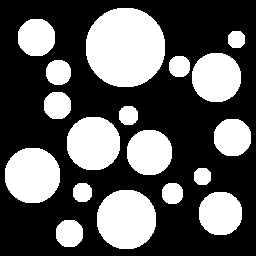
%> input picture Images/circles.png, 256 x 256 px
$ octave q4.m   (GNU Octave 9; MATLAB toolbox functions it lacks are replaced by stand-ins)
%> lines starting %> are read from the running program, lines starting %| are printed output that depends on the picture; in (x1, y1, x2, y2) boxes, pixels count from 0 and x2, y2 are one past the last pixel; in counts of white or black regions, pixels touching at a corner belong together; the program's own positions count from 1
c1=imread('circles.png');
%> c1: size 256x256 logical; 35.9% white; 18 white regions, largest, box (x1, y1, x2, y2) and area: (86, 8, 165, 87) 5013, (97, 190, 156, 249) 2809, (5, 148, 60, 203) 2449
c2=imread('circles2.png');
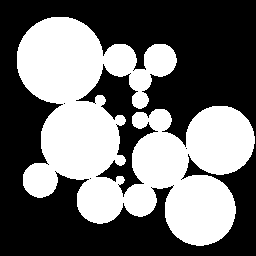
%> input picture Images/circles2.png, 256 x 256 px
%> c2 is the input picture: size 256x256 uint8; 42.9% white; 1 white region, box (x1, y1, x2, y2) and area: (17, 17, 255, 246) 28135
m=imread('morph_text.png');
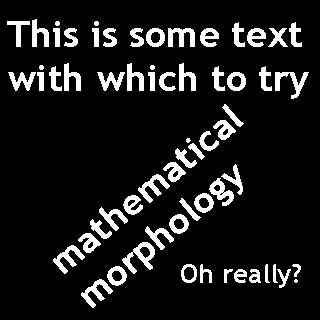
%> input picture Images/morph_text.png, 320 x 320 px
%> m: size 320x320 logical; 10.9% white; 63 white regions (2 under 20 px), largest, box (x1, y1, x2, y2) and area: (122, 242, 155, 274) 409, (275, 72, 309, 99) 342, (81, 279, 113, 308) 329
n=imread('nicework.png');
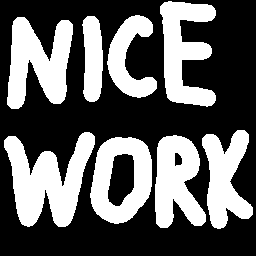
%> input picture Images/nicework.png, 256 x 256 px
%> n: size 256x256 logical; 37.9% white; 8 white regions, largest, box (x1, y1, x2, y2) and area: (4, 132, 95, 227) 4695, (7, 17, 73, 109) 3775, (160, 1, 216, 107) 3436

sq=[1 1 1;1 1 1;1 1 1]; %ㅸガ
cr=[0 1 0;1 1 1;0 1 0]; %짷쫞

sqrec1=imerode(c1,sq);
%> sqrec1: size 256x256 logical; 32% white; 18 white regions, largest, box (x1, y1, x2, y2) and area: (87, 9, 164, 86) 4701, (98, 191, 155, 248) 2577, (6, 149, 59, 202) 2233
sqrec2=imerode(c2,sq);
%> sqrec2: size 256x256 uint8; 39.2% white; 1 white region, box (x1, y1, x2, y2) and area: (18, 18, 254, 245) 25715
sqrem=imerode(m,sq);
%> sqrem: size 320x320 logical; 4.7% white in thin lines or dots, all inside (x1, y1, x2, y2) = (8, 21, 307, 306)
sqren=imerode(n,sq);
%> sqren: size 256x256 logical; 32.8% white; 8 white regions, largest, box (x1, y1, x2, y2) and area: (5, 133, 94, 226) 4105, (8, 18, 72, 108) 3291, (161, 2, 215, 105) 2978
crrec1=imerode(c1,cr);
%> crrec1: size 256x256 logical; 33% white; 18 white regions, largest, box (x1, y1, x2, y2) and area: (87, 9, 164, 86) 4789, (98, 191, 155, 248) 2641, (6, 149, 59, 202) 2293
crrec2=imerode(c2,cr);
%> crrec2: size 256x256 uint8; 40.3% white; 1 white region, box (x1, y1, x2, y2) and area: (18, 18, 254, 245) 26427
crrem=imerode(m,cr);
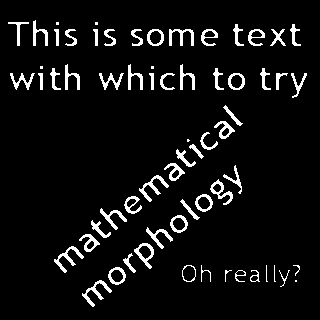
%> crrem: size 320x320 logical; 6.4% white; 65 white regions (8 under 20 px), largest, box (x1, y1, x2, y2) and area: (82, 280, 112, 307) 214, (139, 175, 169, 202) 213, (54, 246, 84, 273) 212
crren=imerode(n,cr);
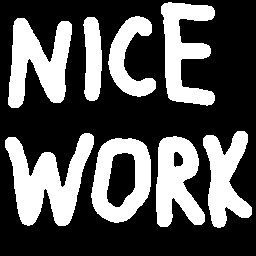
%> crren: size 256x256 logical; 34% white; 8 white regions, largest, box (x1, y1, x2, y2) and area: (5, 133, 94, 226) 4248, (8, 18, 72, 108) 3393, (161, 2, 215, 106) 3046
%첟팳

sqtdc1=imdilate(c1,sq);
%> sqtdc1: size 256x256 logical; 39.9% white; 17 white regions, largest, box (x1, y1, x2, y2) and area: (85, 7, 166, 88) 5333, (96, 189, 157, 250) 3049, (4, 147, 61, 204) 2673
sqtdc2=imdilate(c2,sq);
%> sqtdc2: size 256x256 uint8; 46.5% white; 1 white region, box (x1, y1, x2, y2) and area: (16, 16, 256, 247) 30454
sqtdm=imdilate(m,sq);
%> sqtdm: size 320x320 logical; 17.5% white; 29 white regions, largest, box (x1, y1, x2, y2) and area: (52, 119, 237, 275) 3959, (121, 213, 190, 275) 1392, (178, 163, 244, 222) 1376
sqtdn=imdilate(n,sq);
%> sqtdn: size 256x256 logical; 43.1% white; 8 white regions, largest, box (x1, y1, x2, y2) and area: (3, 131, 96, 228) 5287, (6, 16, 74, 110) 4263, (159, 0, 217, 108) 3902
crtdc1=imdilate(c1,cr);
%> crtdc1: size 256x256 logical; 38.8% white; 17 white regions, largest, box (x1, y1, x2, y2) and area: (85, 7, 166, 88) 5241, (96, 189, 157, 250) 2981, (4, 147, 61, 204) 2609
crtdc2=imdilate(c2,cr);
%> crtdc2: size 256x256 uint8; 45.5% white; 1 white region, box (x1, y1, x2, y2) and area: (16, 16, 256, 247) 29805
crtdm=imdilate(m,cr);
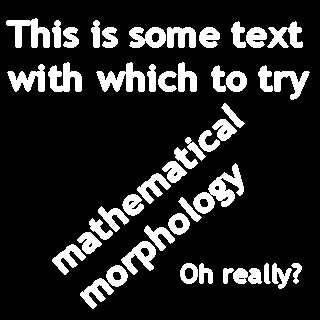
%> crtdm: size 320x320 logical; 15.6% white; 47 white regions, largest, box (x1, y1, x2, y2) and area: (193, 163, 244, 214) 1013, (96, 62, 145, 92) 737, (6, 18, 50, 48) 664
crtdn=imdilate(n,cr);
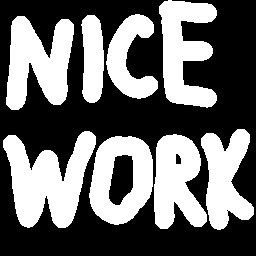
%> crtdn: size 256x256 logical; 41.9% white; 8 white regions, largest, box (x1, y1, x2, y2) and area: (3, 131, 96, 228) 5143, (6, 16, 74, 110) 4159, (159, 0, 217, 108) 3830
%엽된

subplot(4,3,1),imshow(c1);
title('circles');
subplot(4,3,2),imshow(sqrec1);
title('첟팳');
subplot(4,3,3),imshow(sqtdc1);
title('엽된');

subplot(4,3,4),imshow(c2);
title('circles2');
subplot(4,3,5),imshow(sqrec2);
title('첟팳');
subplot(4,3,6),imshow(sqtdc2);
title('엽된');

subplot(4,3,7),imshow(m);
title('morph_text');
subplot(4,3,8),imshow(sqrem);
title('첟팳');
subplot(4,3,9),imshow(sqtdm);
title('엽된');

subplot(4,3,10),imshow(n);
title('nicework');
subplot(4,3,11),imshow(sqren);
title('첟팳');
subplot(4,3,12),imshow(sqtdn);
title('엽된');
